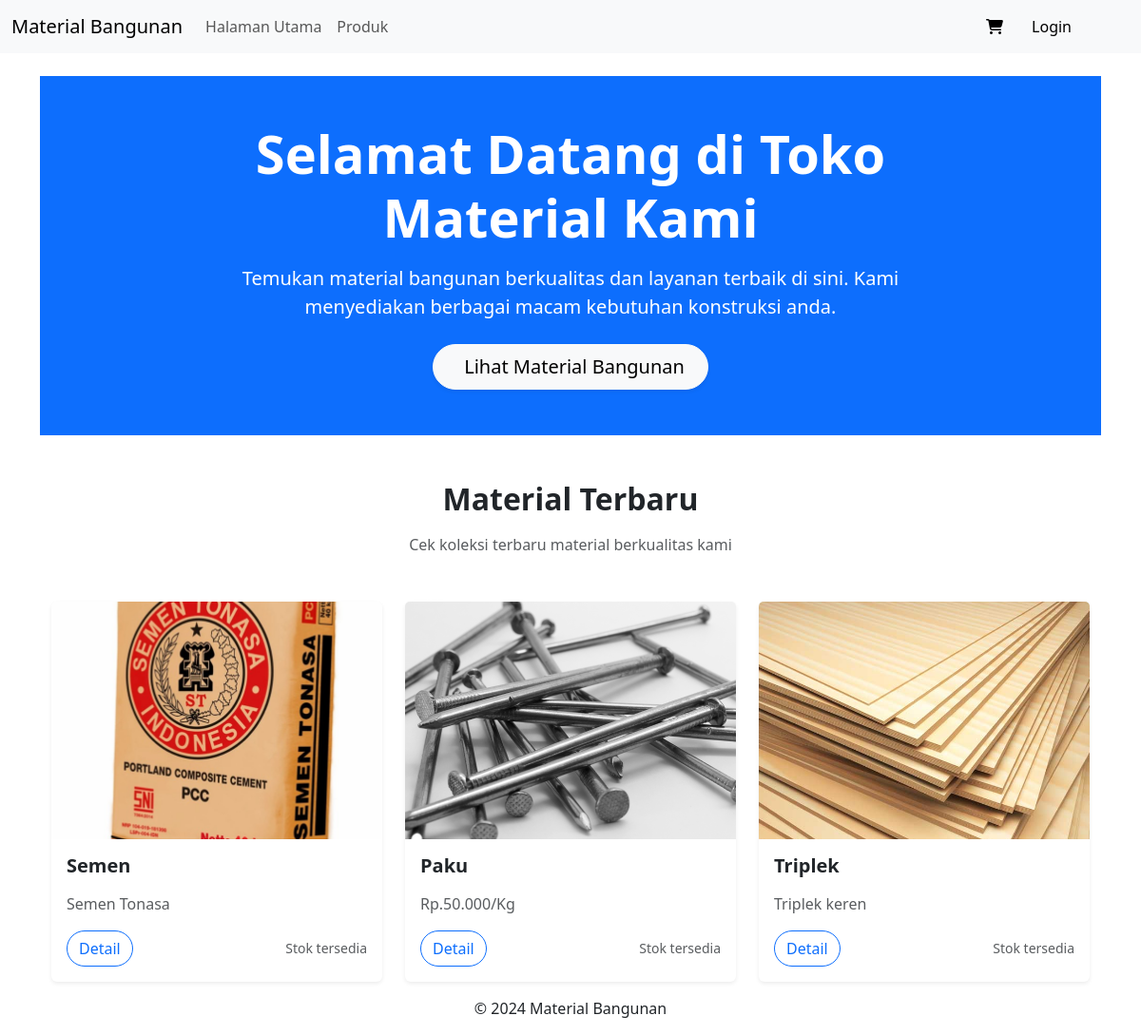
The page / on the database its author committed.
### tables this page shows
CREATE TABLE `data_material` (
  `id_material` int(11) NOT NULL,
  `nama_material` varchar(50) NOT NULL,
  `deskripsi_material` varchar(255) NOT NULL,
  `harga_material` int(20) NOT NULL,
  `stok_material` int(20) NOT NULL,
  `gambar_material` varchar(255) NOT NULL
);

### index.php (the view, shortened to what this page needs)
<?php include 'partials/header.php'; ?>
<div class="container-fluid p-0">
    <div class="hero bg-primary text-white text-center py-5 mb-5">
        <div class="container">
            <div class="row justify-content-center">
                <div class="col-lg-8">
                    <h1 class="display-4 fw-bold mb-3">Selamat Datang di Toko Material Kami</h1>
                    <p class="lead mb-4">Temukan material bangunan berkualitas dan layanan terbaik di sini. Kami menyediakan berbagai macam kebutuhan konstruksi anda.</p>
                    <a href="material.php" class="btn btn-light btn-lg px-4 rounded-pill shadow-sm">
                        <i class="bi bi-cart-plus me-2"></i>Lihat Material Bangunan
                    </a>
                </div>
            </div>
        </div>
    </div>
    <section class="container">
        <div class="text-center mb-5">
            <h2 class="fw-bold mb-3">Material Terbaru</h2>
            <p class="text-muted">Cek koleksi terbaru material berkualitas kami</p>
        </div>
        <div class="row g-4">
            <?php
            $tampil = mysqli_query($koneksi, "SELECT * FROM data_material ORDER BY id_material DESC LIMIT 3");
            while ($data = mysqli_fetch_array($tampil)) :
            ?>
            <div class="col-md-4">
                <div class="card h-100 border-0 shadow-sm hover-lift">
                    <img src="<?= $data['gambar_material']; ?>"
                         class="card-img-top"
                         alt="<?= htmlspecialchars($data['nama_material']); ?>"
                         style="height: 250px; object-fit: cover;">
                    <div class="card-body">
                        <h5 class="card-title fw-bold mb-3"><?= htmlspecialchars($data['nama_material']) ?></h5>
                        <p class="card-text text-muted"><?= htmlspecialchars($data['deskripsi_material']) ?></p>
                        <div class="d-flex justify-content-between align-items-center mt-3">
                            <a href="detail_material.php?hal=detail&id=<?= $data['id_material'] ?>" class="btn btn-outline-primary rounded-pill">Detail</a>
                            <small class="text-muted">Stok tersedia</small>
                        </div>
                    </div>
                </div>
            </div>
            <?php endwhile; ?>
        </div>
    </section>
</div>
<?php include 'partials/footer.php'; ?>

### index.php (style rules this page uses)
.hover-lift { transition: transform 0.3s ease, box-shadow 0.3s ease; }

### rows shown on the page
data_material: gambar_material (picture), nama_material "Semen", deskripsi_material "Semen Tonasa"
data_material: gambar_material (picture), nama_material "Paku", deskripsi_material "Rp.50.000/Kg"
data_material: gambar_material (picture), nama_material "Triplek", deskripsi_material "Triplek keren"
